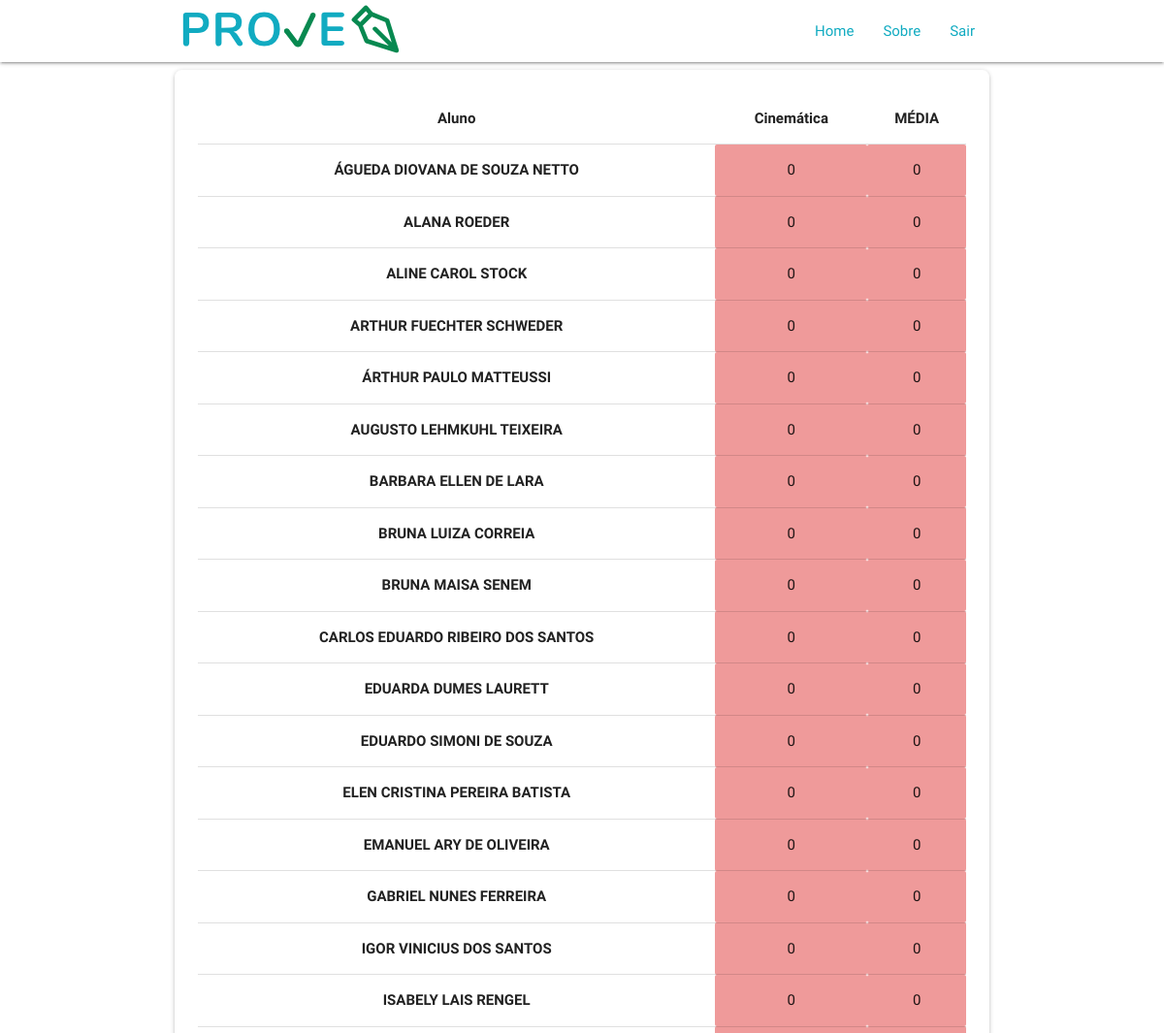
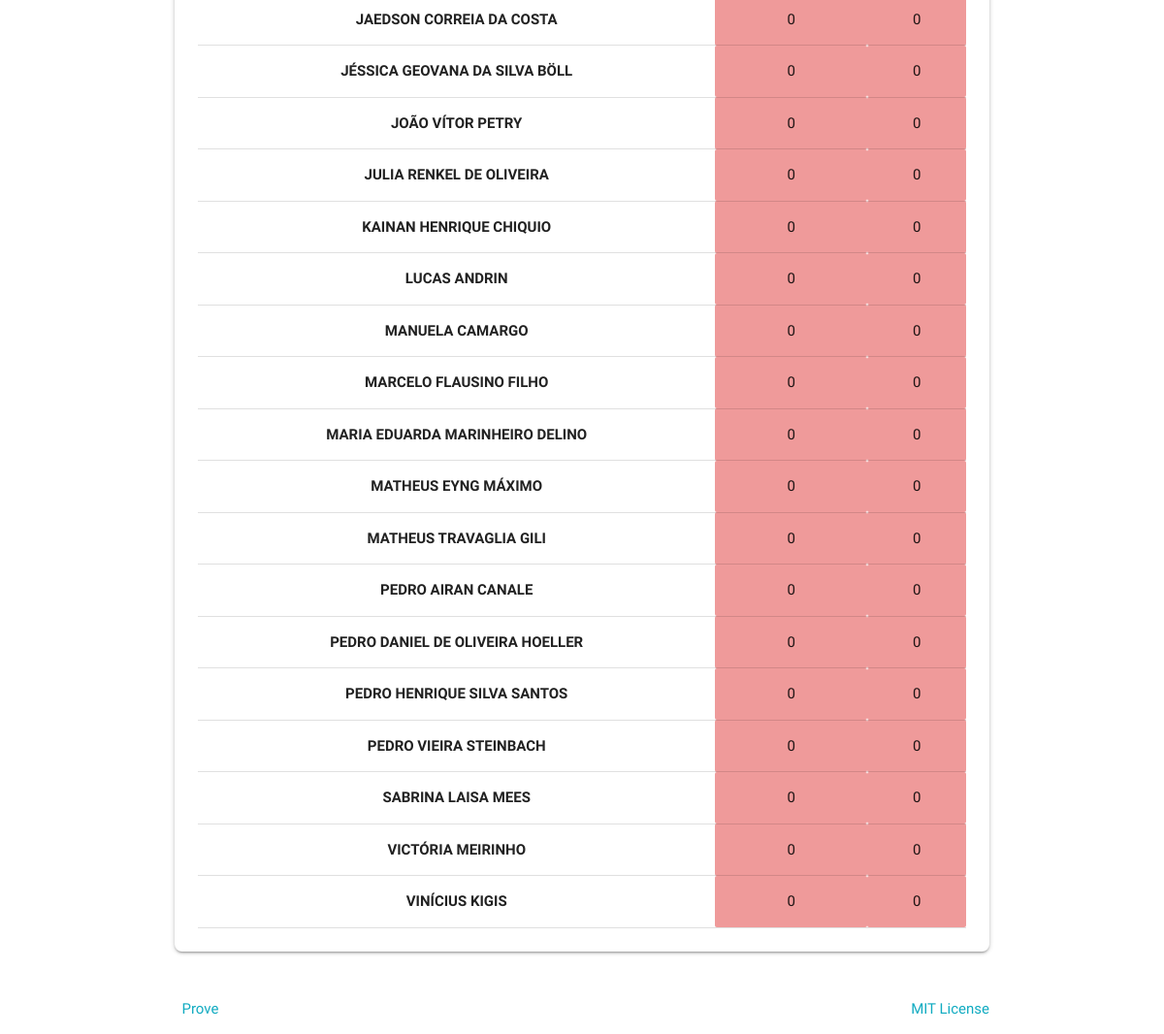
Page /disciplina_boletim_prof.php?codigo=1 (signed in) on the committed database (2 pictures, top to bottom).
### tables this page shows
CREATE TABLE IF NOT EXISTS `Alunos` (
  `Matricula` VARCHAR(15) NOT NULL,
  `Nome` VARCHAR(100) NOT NULL,
  `Email` VARCHAR(100)  NULL,
  `Data_Nascimento` DATE NULL,
  `Ultimo_Login` DATETIME NULL,
  `Senha` VARCHAR(255) NOT NULL,
  PRIMARY KEY (`Matricula`));

### funcoes_correcao.php (called while the page is built, shortened)
<?php
	function notaAvaliacao($cod_avaliacao, $matricula) {
		$correcao = correcaoAvaliacao($cod_avaliacao, $matricula);
		$qtd_questoes = count($correcao);
		if($qtd_questoes > 0) {
			$valor_questao = 10 / $qtd_questoes;
			$nota = 0;
			for ($i=0; $i < $qtd_questoes; $i++) {
				$nota += $correcao[$i][1];
			}
			$nota *= $valor_questao;
			return round($nota,1);
		}
	}
	function correcaoAvaliacao($cod_avaliacao, $matricula) {
		$query = "SELECT Codigo_Questao FROM Questao Q, Questoes_has_Avaliacoes QA WHERE QA.Questoes_Codigo_Questao = Q.Codigo_Questao AND QA.Avaliacoes_Codigo_Avaliacao = ".$cod_avaliacao;
		$consulta = $GLOBALS['pdo']->query($query);
		$cod_questoes = array();
		for ($i = 0; $linha = $consulta->fetch(PDO::FETCH_ASSOC); $i++) {
			array_push($cod_questoes, $linha['Codigo_Questao']);
		}
		$qtd_questoes = count($cod_questoes);
		$correcao = array();
		for ($i=0; $i < $qtd_questoes; $i++) {
			$correcao[$i] = array();
			$correcao[$i][0] = $cod_questoes[$i];
			$correcao[$i][1] = correcaoResposta($cod_questoes[$i], $matricula);
		}
		return $correcao;
	}
	function correcaoResposta($cod_questao, $matricula) {
		$query = "SELECT Tipo_Codigo FROM Questao WHERE Codigo_Questao = ".$cod_questao;
		$consulta = $GLOBALS['pdo']->query($query);
		$linha = $consulta->fetch(PDO::FETCH_ASSOC);
		$tipo_codigo = $linha['Tipo_Codigo'];
		switch ($tipo_codigo) {
			case 1:
				return correcaoResposta_disc($cod_questao, $matricula);
				break;
			case 2:
				return correcaoResposta_unica($cod_questao, $matricula);
				break;
			case 3:
				return correcaoResposta_VouF($cod_questao, $matricula);
				break;
		}
	}
	function correcaoResposta_disc($cod_questao, $matricula) {
		$query0 = "SELECT Codigo_Discursiva FROM Discursiva WHERE Alunos_Matricula = '".$matricula."' AND Questao_Codigo = ".$cod_questao;
		$consulta = $GLOBALS['pdo']->query($query0);
		$linha = $consulta->fetch(PDO::FETCH_ASSOC);
		$cod_resposta = $linha['Codigo_Discursiva'];
		if(isset($cod_resposta)) {
			$query = "SELECT Correta FROM Discursiva WHERE Codigo_Discursiva = ".$cod_resposta.";";
			$consulta = $GLOBALS['pdo']->query($query);
			$linha = $consulta->fetch(PDO::FETCH_ASSOC);
			return ($linha['Correta'] / 2);
		} else {
			return 0;
		}
	}
	function correcaoResposta_unica($cod_questao, $matricula) {
		$query1 = "SELECT Codigo_Alternativa FROM Alternativa WHERE Correta = 1 AND Questao_Codigo = ".$cod_questao;
		$consulta = $GLOBALS['pdo']->query($query1);
		$linha = $consulta->fetch(PDO::FETCH_ASSOC);
		$alt_correta = $linha['Codigo_Alternativa'];
		$query2 = "SELECT Resposta FROM Resposta_Alternativa WHERE Alternativa_Alternativa_Codigo = ".$alt_correta." AND Alunos_Matricula = '".$matricula."'";
		$consulta = $GLOBALS['pdo']->query($query2);
		$linha = $consulta->fetch(PDO::FETCH_ASSOC);
		return $linha['Resposta'];
	}
	function correcaoResposta_VouF($cod_questao, $matricula) {
		$query1 = "SELECT Codigo_Alternativa, Correta FROM Alternativa WHERE Questao_Codigo = ".$cod_questao." ORDER BY Codigo_Alternativa";
		$alt_corretas = array();
		$cod_alts = array();
		$consulta = $GLOBALS['pdo']->query($query1);
		for ($i = 0; $linha = $consulta->fetch(PDO::FETCH_ASSOC); $i++) {
			array_push($alt_corretas, $linha['Correta']);
			array_push($cod_alts, $linha['Codigo_Alternativa']);
		}
		$qtd_alt = count($alt_corretas);
		$inicial = $cod_alts[0];
		$final = $cod_alts[($qtd_alt-1)];
		$query2 = "SELECT Resposta FROM Resposta_Alternativa WHERE Alternativa_Alternativa_Codigo >= ".$inicial." AND Alternativa_Alternativa_Codigo <= ".$final." AND Alunos_Matricula = '".$matricula."' ORDER BY Alternativa_Alternativa_Codigo";
		$consulta = $GLOBALS['pdo']->query($query2);
		$alt_respostas = array();
		for ($i = 0; $linha = $consulta->fetch(PDO::FETCH_ASSOC); $i++) {
			array_push($alt_respostas, $linha['Resposta']);
		}
		if(count($alt_respostas) == count($alt_corretas)) {
			$qtd_acertos = 0;
			for ($i=0; $i < $qtd_alt; $i++) {
				if ($alt_corretas[$i] == $alt_respostas[$i]) {
					$qtd_acertos++;
				}
			}
			$correcao = $qtd_acertos / $qtd_alt;
			return round($correcao,2);
		} else {
			return 0;
		}
	}
?>

### disciplina_boletim_prof.php (the view, shortened to what this page needs)
<!DOCTYPE html>
<?php
	include 'avaliacao_pdo.php';
	include 'funcoes.php';
	include 'funcoes_correcao.php';
?>
<html>
<head>
	<link rel="stylesheet" href="https://cdnjs.cloudflare.com/ajax/libs/materialize/1.0.0/css/materialize.min.css">
	<link href="assets/css/login/login.css" type="text/css" rel="stylesheet" media="screen,projection"/>
</head>
<body>
	<header> <?php printHeader(); ?> </header>
	<?php
		$avaliacoes = select_avaliacoes($codigo);
		$alunos = select_alunos($codigo);
	?>
	<main>
		<div class="container">
			<div class="card-panel">
				<table class="highlight table-responsive centered">
					<thead>
						<tr>
							<th>Aluno</th>
							<?php
								for ($i=0; $i < count($avaliacoes); $i++) {
									echo "<th>".$avaliacoes[$i][1]."</th>";
								}
								echo "<th>MÉDIA</th>";
							?>
						</tr>
					</thead>
					<tbody>
						<?php
							for ($i=0; $i < count($alunos); $i++) {
								echo "<tr>";
									echo "<td><b>".$alunos[$i][1]."</b></td>";
									$soma_notas = 0;
									$cnt_notas = 0;
									for ($j=0; $j < count($avaliacoes); $j++) {
										$nota = notaAvaliacao($avaliacoes[$j][0], $alunos[$i][0]);
										$soma_notas += $nota;
										$cnt_notas++;
										if ($nota >= 7) { $cor = ' green lighten-3 '; } else { $cor = ' red lighten-3'; }
										echo "<td class='".$cor."'>".$nota."</td>";
									}
									$media = round(($soma_notas / $cnt_notas),1);
									if ($media >= 7) { $cor = ' green lighten-3 '; } else { $cor = ' red lighten-3'; }
									echo "<td class='".$cor."'>".$media."</td>";
								echo "</tr>";
							}
						?>
					</tbody>
				</table>
			</div>
		</div>
	</main>
	<footer class="page-footer">
	</footer>
</body>
</html>
<?php
	function select_avaliacoes($codigo) {
		$pdo = Conexao::getInstance();
		$sql = "SELECT Codigo_Avaliacao, Conteudo FROM ".$GLOBALS['tb_avaliacoes']." WHERE Disciplina_Codigo_Disciplina = ".$codigo." ORDER BY Codigo_Avaliacao";
		$avaliacoes = array();
		$query = $pdo->query($sql);
		for ($i=0; $row = $query->fetch(PDO::FETCH_ASSOC); $i++) {
			$avaliacoes[$i] = array();
			array_push($avaliacoes[$i], $row['Codigo_Avaliacao']);
			array_push($avaliacoes[$i], $row['Conteudo']);
		}
		return $avaliacoes;
	}
	function select_alunos($codigo) {
		$pdo = Conexao::getInstance();
		$sql = "SELECT DA.Alunos_Matricula, A.Nome FROM Disciplina_has_Alunos DA, Alunos A WHERE DA.Disciplina_Codigo_Disciplina = ".$codigo." AND DA.Alunos_Matricula = A.Matricula ORDER BY DA.Alunos_Matricula";
		$query = $pdo->query($sql);
		$matriculas = array();
		for ($i=0; $row = $query->fetch(PDO::FETCH_ASSOC); $i++) {
			$matriculas[$i] = array();
			array_push($matriculas[$i], $row['Alunos_Matricula']);
			array_push($matriculas[$i], $row['Nome']);
		}
		return $matriculas;
	}
	?>

### rows in the picture
alunos: Nome "ÁGUEDA DIOVANA DE SOUZA NETTO"
alunos: Nome "ALANA ROEDER"
alunos: Nome "ALINE CAROL STOCK"
alunos: Nome "ARTHUR FUECHTER SCHWEDER"
alunos: Nome "ÁRTHUR PAULO MATTEUSSI"
alunos: Nome "AUGUSTO LEHMKUHL TEIXEIRA"
alunos: Nome "BARBARA ELLEN DE LARA"
alunos: Nome "BRUNA LUIZA CORREIA"
alunos: Nome "BRUNA MAISA SENEM"
alunos: Nome "CARLOS EDUARDO RIBEIRO DOS SANTOS"
alunos: Nome "EDUARDA DUMES LAURETT"
alunos: Nome "EDUARDO SIMONI DE SOUZA"
alunos: Nome "ELEN CRISTINA PEREIRA BATISTA"
alunos: Nome "EMANUEL ARY DE OLIVEIRA"
alunos: Nome "GABRIEL NUNES FERREIRA"
alunos: Nome "IGOR VINICIUS DOS SANTOS"
alunos: Nome "ISABELY LAIS RENGEL"
alunos: Nome "JAEDSON CORREIA DA COSTA"
alunos: Nome "JÉSSICA GEOVANA DA SILVA BÖLL"
alunos: Nome "JOÃO VÍTOR PETRY"
alunos: Nome "JULIA RENKEL DE OLIVEIRA"
alunos: Nome "KAINAN HENRIQUE CHIQUIO"
alunos: Nome "LUCAS ANDRIN"
alunos: Nome "MANUELA CAMARGO"
alunos: Nome "MARCELO FLAUSINO FILHO"
alunos: Nome "MARIA EDUARDA MARINHEIRO DELINO"
alunos: Nome "MATHEUS EYNG MÁXIMO"
alunos: Nome "MATHEUS TRAVAGLIA GILI"
alunos: Nome "PEDRO AIRAN CANALE"
alunos: Nome "PEDRO DANIEL DE OLIVEIRA HOELLER"
alunos: Nome "PEDRO HENRIQUE SILVA SANTOS"
alunos: Nome "PEDRO VIEIRA STEINBACH"
alunos: Nome "SABRINA LAISA MEES"
alunos: Nome "VICTÓRIA MEIRINHO"
alunos: Nome "VINÍCIUS KIGIS"

### other values in the picture
$avaliacoes[$i][1] "Cinemática"
$nota "0"
$media "0"
